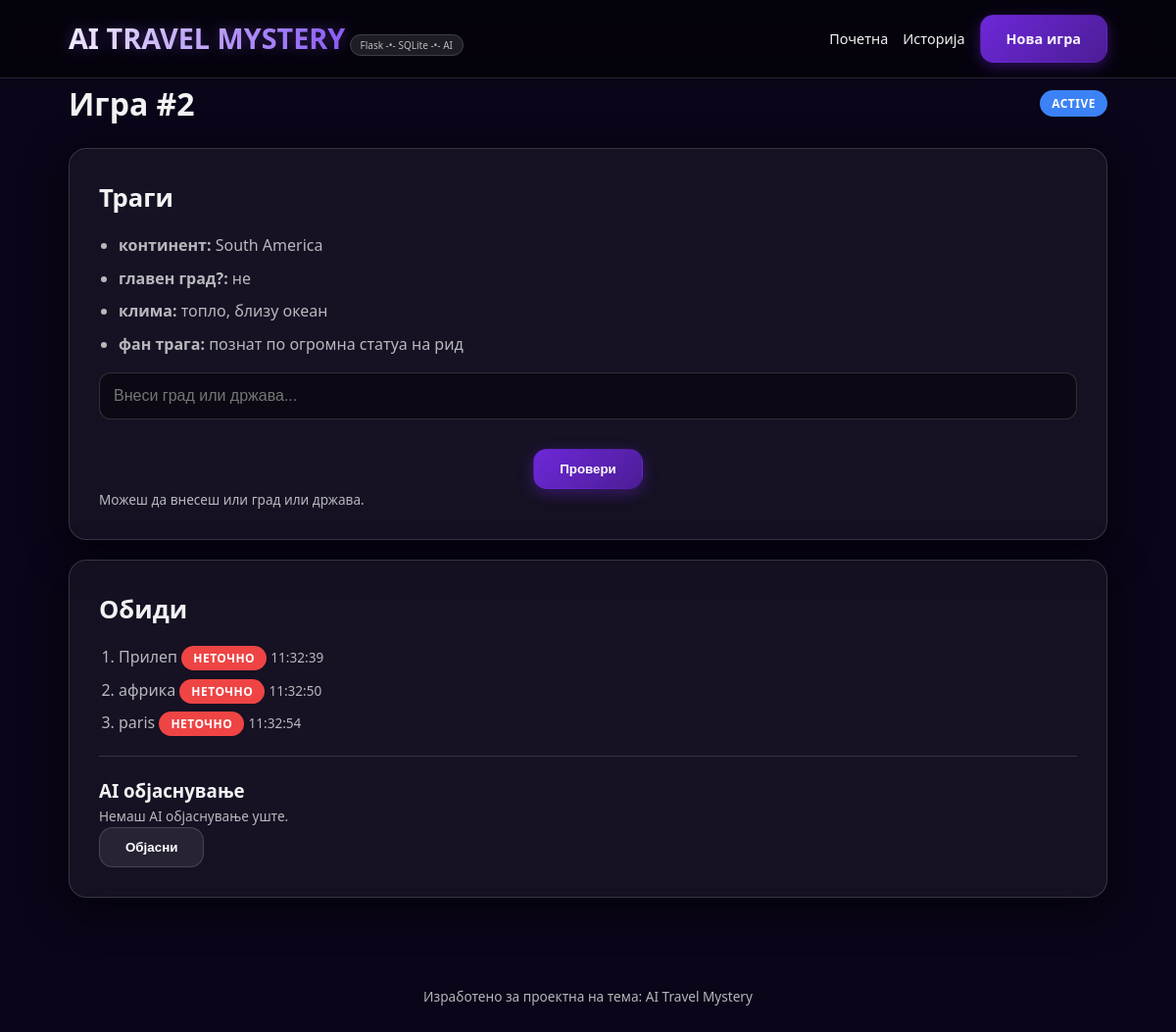
The page /games/2 on the database its author committed.
### models.py (models this page shows)
class Game(Base):
    __tablename__ = "games"
    id = Column(Integer, primary_key=True)
    target_country = Column(String(120), nullable=False)
    target_city = Column(String(120), nullable=False)
    clues_json = Column(Text, nullable=False)
    difficulty = Column(String(20), nullable=False, default="easy")
    status = Column(String(20), nullable=False, default="active")
    ai_explanation = Column(Text, nullable=True)
    created_at = Column(DateTime, default=datetime.utcnow, nullable=False)
    guesses = relationship("Guess", back_populates="game", cascade="all, delete-orphan")

class Guess(Base):
    __tablename__ = "guesses"
    id = Column(Integer, primary_key=True)
    game_id = Column(Integer, ForeignKey("games.id"), nullable=False)
    guess_text = Column(String(120), nullable=False)
    is_correct = Column(Boolean, default=False, nullable=False)
    created_at = Column(DateTime, default=datetime.utcnow, nullable=False)
    game = relationship("Game", back_populates="guesses")

### app.py (the view)
@app.get("/games/<int:game_id>")
def game_detail(game_id: int):
    game = session.get(Game, game_id)
    if not game:
        return "Не постои игра со ова ID!", 404
    guesses = session.execute(
        select(Guess).where(Guess.game_id == game.id).order_by(Guess.created_at.asc())
    ).scalars().all()
    return render_template(
        "game_detail.html",
        game=game,
        guesses=guesses,
        clues=json.loads(game.clues_json),
    )

### templates/game_detail.html (shortened to what this page needs)
{% extends "base.html" %}
{% block content %}
<div class="row between">
  <h1>Игра #{{ game.id }}</h1>
  <span class="pill pill-{{ game.status }}">{{ game.status }}</span>
</div>
<div class="grid-2">
  <section class="card">
    <h2>Траги</h2>
    <ul class="ul">
      {% for k, v in clues.items() %}
        <li><strong>{{ k }}:</strong> {{ v }}</li>
      {% endfor %}
    </ul>
    {% if game.status == "active" %}
      <form class="form row gap" method="post" action="{{ url_for('submit_guess', game_id=game.id) }}">
        <input name="guess" placeholder="Внеси град или држава..." />
        <button class="btn btn-primary" type="submit">Провери</button>
      </form>
      <p class="muted small">Можеш да внесеш или град или држава.</p>
    {% else %}
      <div class="alert alert-success">
        Завршено. Точен одговор: <strong>{{ game.target_city }}, {{ game.target_country }}</strong>
      </div>
    {% endif %}
  </section>
  <section class="card">
    <h2>Обиди</h2>
    {% if not guesses %}
      <p class="muted">Сè уште немаш обиди.</p>
    {% else %}
      <ol class="ol">
        {% for g in guesses %}
          <li>
            {{ g.guess_text }}
            {% if g.is_correct %}
              <span class="pill pill-won">точно</span>
            {% else %}
              <span class="pill pill-lost">неточно</span>
            {% endif %}
            <span class="muted small">{{ g.created_at.strftime("%H:%M:%S") }}</span>
          </li>
        {% endfor %}
      </ol>
    {% endif %}
    <hr class="hr" />
    <h3>AI објаснување</h3>
    {% if game.ai_explanation %}
      <div class="prose">{{ game.ai_explanation }}</div>
    {% else %}
      <p class="muted small">Немаш AI објаснување уште.</p>
    {% endif %}
    <form method="post" action="{{ url_for('ai_action') }}">
      <button class="btn" type="submit">Објасни</button>
    </form>
  </section>
</div>
{% endblock %}

### static/css/style.css (style rules this page uses)
:root { --bg-dark: #0a0518; --accent-purple: #8b5cf6; --accent-pink: #ff50be; --glass: rgba(255, 255, 255, 0.05); --glass-border: rgba(255, 255, 255, 0.15); --text-white: rgba(255, 255, 255, 0.95); --text-muted: rgba(255, 255, 255, 0.7); --radius: 18px; }
* { box-sizing: border-box; margin: 0; padding: 0; }
body { font-family: 'Segoe UI', Roboto, Helvetica, Arial, sans-serif; background: var(--bg-dark) url("../images/slika1.jpg.png") no-repeat center center fixed; background-size: cover; color: var(--text-white); min-height: 100vh; line-height: 1.6; }
.btn { padding: 12px 26px; border-radius: 14px; font-weight: 700; cursor: pointer; transition: all 0.2s ease; text-decoration: none; display: inline-block; border: 1px solid transparent; text-align: center; }
.btn-primary { background: linear-gradient(135deg, #6d28d9, #4c1d95); color: white; box-shadow: 0 4px 15px rgba(109, 40, 217, 0.4); }
.btn:not(.btn-primary) { background: rgba(255, 255, 255, 0.08); color: white; border: 1px solid var(--glass-border); }
.row.gap { display: flex; justify-content: center; gap: 15px; flex-wrap: wrap; }
.card { background: var(--glass); backdrop-filter: blur(20px); border: 1px solid var(--glass-border); border-radius: var(--radius); padding: 30px; margin-top: 20px; box-shadow: 0 10px 40px rgba(0,0,0,0.6); }
.card h2 { margin-bottom: 15px; font-size: 1.6rem; }
.ol, .ul { padding-left: 20px; margin-bottom: 15px; }
.ol li, .ul li { margin-bottom: 8px; color: var(--text-muted); }
.form input, .form select { background: rgba(0,0,0,0.4); border: 1px solid var(--glass-border); padding: 14px; border-radius: 12px; color: white; width: 100%; font-size: 1rem; margin-bottom: 15px; }
.between { display: flex; justify-content: space-between; align-items: center; }
.pill { padding: 4px 12px; border-radius: 20px; font-size: 0.75rem; text-transform: uppercase; font-weight: 900; letter-spacing: 0.5px; }
.pill-active { background: #3b82f6; color: #fff; }
.pill-lost { background: #ef4444; color: #fff; }
.muted { color: var(--text-muted); }
.small { font-size: 0.85rem; }
.hr { border: 0; border-top: 1px solid var(--glass-border); margin: 20px 0; }

### rows shown on the page
Game: id "2", status "ACTIVE"
Guess: guess_text "Прилеп", is_correct "НЕТОЧНО", created_at "11:32:39"
Guess: guess_text "африка", is_correct "НЕТОЧНО", created_at "11:32:50"
Guess: guess_text "paris", is_correct "НЕТОЧНО", created_at "11:32:54"

### other values the page prints
{{ k }} "континент" "главен град?" "клима" "фан трага"
{{ v }} "South America" "не" "топло, близу океан" "познат по огромна статуа на рид"
